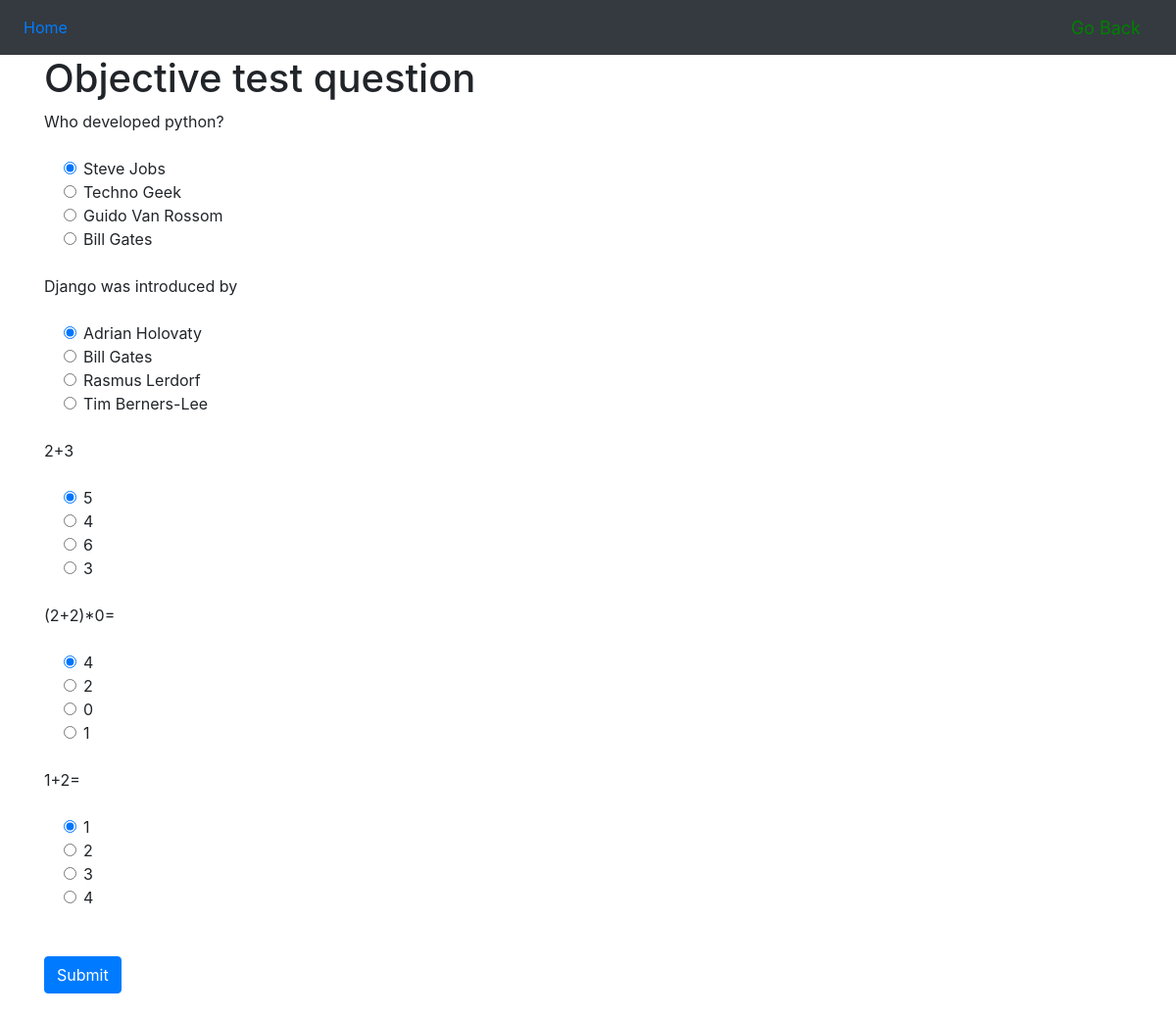
The page / on the database its author committed.
### Quiz/models.py (models this page shows, shortened)
class Quesmodel(models.Model):
    question = models.CharField(max_length=200, null=True)
    op1 = models.CharField(max_length=200, null=True)
    op2 = models.CharField(max_length=200, null=True)
    op3 = models.CharField(max_length=200, null=True)
    op4 = models.CharField(max_length=200, null=True)
    ans = models.CharField(max_length=200, null=True)

### Quiz/views.py (the view)
# urls.py: 2. Add a URL to urlpatterns:  path('', views.home, name='home')
def home(request):
    if request.method == 'POST':
        print(request.POST)
        questions = Quesmodel.objects.all()
        score = 0
        wrong = 0
        correct = 0
        total = 0
        for q in questions:
            total += 1
            print(request.POST.get(q.question))
            print(q.ans)
            print()
            if q.ans == request.POST.get(q.question):
                score += 1
                correct += 1
            else:
                wrong += 1
        context = {
            'score': score,
            'correct': correct,
            'wrong': wrong,
            'total': total,
        }
        return render(request, 'Result.html', context)
    else:
        questions = Quesmodel.objects.all()
        context = {
            'questions': questions
        }
        return render(request,'home.html', context)

### templates/home.html (shortened to what this page needs)
<!DOCTYPE html>
<html lang="en">
<head>
</head>
<body>
{% extends 'main.html' %}
{% block content %}
{% load static %}
<div class="container ">
<h1>Objective test question</h1>
 <form method='post' action=''>
    {% for q  in questions%}
    <div class="form-group">
      <label>{{q.question}}</label>
    </div>
    <div class="form-check">
        <div class="form-check">
            <input class="form-check-input" type="radio" name="{{q.question}}" id="{{q.op1}}" value="{{q.op1}}" checked>
            <label class="form-check-label" for="{{q.op1}}">
                {{q.op1}}
            </label>
        </div>
        <div class="form-check">
            <input class="form-check-input" type="radio" name="{{q.question}}" id="{{q.op2}}" value="{{q.op2}}">
            <label class="form-check-label" for="{{q.op2}}">
                {{q.op2}}
            </label>
        </div>
        <div class="form-check">
            <input class="form-check-input" type="radio" name="{{q.question}}" id="{{q.op3}}" value="{{q.op3}}">
            <label class="form-check-label" for="{{q.op3}}">
                {{q.op3}}
            </label>
        </div>
        <div class="form-check">
            <input class="form-check-input" type="radio" name="{{q.question}}" id="{{q.op4}}" value="{{q.op4}}">
            <label class="form-check-label" for="{{q.op4}}">
                {{q.op4}}
            </label>
        </div>
        <br>
    </div>
    {% endfor %}
    <br>
    <button type="submit" class="btn btn-primary">Submit</button>
  </form>
</div>
{% endblock %}

### templates/main.html (shortened to what this page needs)
<!DOCTYPE html>
{% load static %}
<html>
    <head>
        <link rel="stylesheet" href="https://stackpath.bootstrapcdn.com/bootstrap/4.5.0/css/bootstrap.min.css">
    </head>
    <body>
        {% include 'navbar.html' %}
        {% block content %}
        {% endblock %}
        <br>
    </body>
</html>

### templates/navbar.html (shortened to what this page needs)
<!DOCTYPE html>
<html lang="en">
<head>
</head>
<body>
{% load static %}
<nav class="navbar navbar-expand-lg navbar-red bg-dark">
  <div class="collapse navbar-collapse" id="navbarNav">
    <ul class="navbar-nav">
      <li class="nav-item active">
        <a class="nav-link" href="{% url 'home' %}">Home</a>
      </li>
    </ul>
  </div>
  <span class="greet">Go Back</span>
</nav>
</body>
</html>

### templates/navbar.html (style rules this page uses)
.greet { font-size: 18px; color: green; margin-right: 20px; }

### rows shown on the page
Quesmodel: question "Who developed python?", op1 "Steve Jobs", op2 "Techno Geek", op3 "Guido Van Rossom", op4 "Bill Gates"
Quesmodel: question "Django was introduced by", op1 "Adrian Holovaty", op2 "Bill Gates", op3 "Rasmus Lerdorf", op4 "Tim Berners-Lee"
Quesmodel: question "2+3", op1 "5", op2 "4", op3 "6", op4 "3"
Quesmodel: question "(2+2)*0=", op1 "4", op2 "2", op3 "0", op4 "1"
Quesmodel: question "1+2=", op1 "1", op2 "2", op3 "3", op4 "4"
